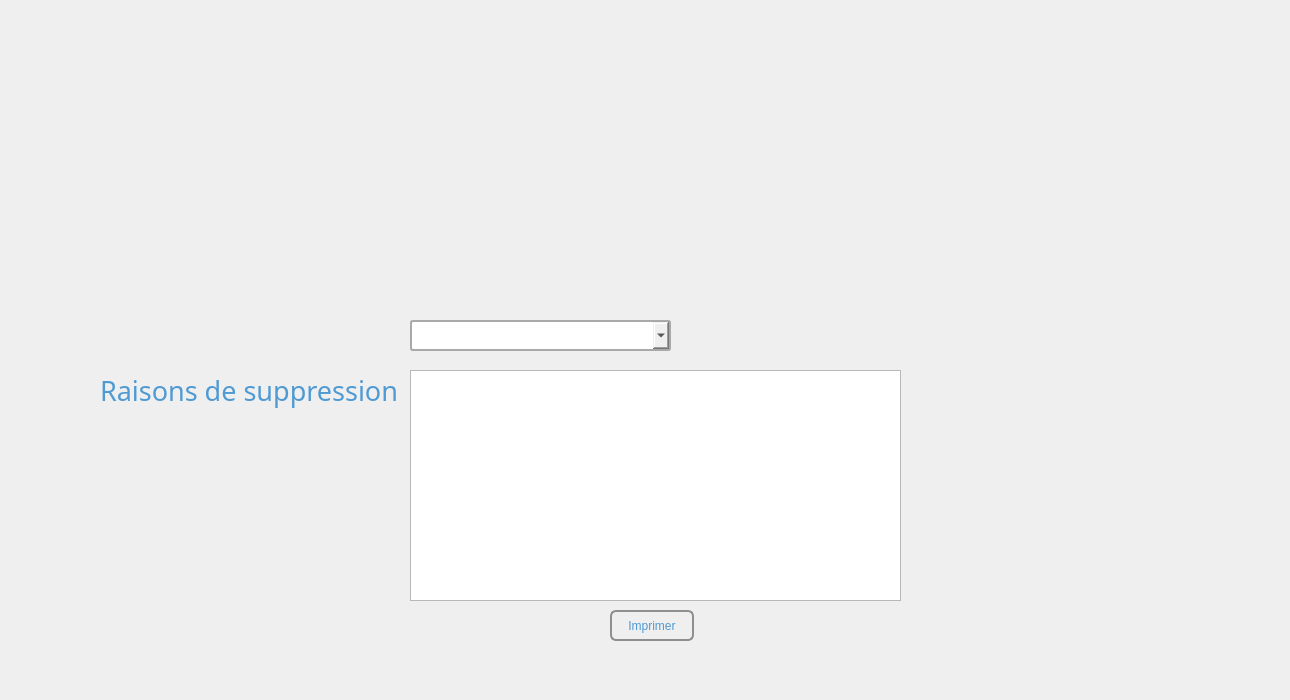
   <widget class="QWidget" name="tab_3">
    <attribute name="title">
     <string>Supprimer Personels</string>
    </attribute>
    <widget class="QWidget" name="widget_7" native="true">
     <property name="geometry">
      <rect>
       <x>0</x>
       <y>0</y>
       <width>1281</width>
       <height>691</height>
      </rect>
     </property>
     <property name="styleSheet">
      <string notr="true">QWidget#widget_7
{
	background-image: url(:/SuprimerPerso.png);
}</string>
     </property>
     <widget class="QWidget" name="widget_8" native="true">
      <property name="geometry">
       <rect>
        <x>1159</x>
        <y>80</y>
        <width>111</width>
        <height>41</height>
       </rect>
      </property>
      <widget class="QPushButton" name="pushButton_3">
       <property name="geometry">
        <rect>
         <x>0</x>
         <y>0</y>
         <width>111</width>
         <height>41</height>
        </rect>
       </property>
       <property name="styleSheet">
        <string notr="true">QPushButton{
border-style:solid;

background-color:#AARRGGBB ;
color:#fff;
border-radius:7px;
}</string>
       </property>
       <property name="text">
        <string/>
       </property>
      </widget>
     </widget>
     <widget class="QWidget" name="widget_9" native="true">
      <property name="geometry">
       <rect>
        <x>1140</x>
        <y>650</y>
        <width>121</width>
        <height>41</height>
       </rect>
      </property>
      <widget class="QPushButton" name="Delete">
       <property name="geometry">
        <rect>
         <x>4</x>
         <y>2</y>
         <width>121</width>
         <height>41</height>
        </rect>
       </property>
       <property name="styleSheet">
        <string notr="true">QPushButton{
border-style:solid;

background-color:#AARRGGBB ;
color:#fff;
border-radius:7px;
}</string>
       </property>
       <property name="text">
        <string/>
       </property>
      </widget>
     </widget>
     <widget class="QComboBox" name="comboBox_2">
      <property name="geometry">
       <rect>
        <x>410</x>
        <y>320</y>
        <width>261</width>
        <height>31</height>
       </rect>
      </property>
      <property name="styleSheet">
       <string notr="true">border-width:2px;
border-style:solid;
border-color:darkblue;

border-radius: 3px;
padding: 1px 18px 1px 3px;
min-width: 6em;

background: qlineargradient(x1: 0, y1: 0, x2: 0, y2: 1,
                       stop: 0 #D3D3D3, stop: 0.4 #D8D8D8,
                       stop: 0.5 #DDDDDD, stop: 1.0 #E1E1E1);


padding-top: 3px;
padding-left: 4px;

subcontrol-origin: padding;
subcontrol-position: top right;
width: 15px;

border-left-width: 1px;
border-left-color: darkgray;
border-left-style: solid; 
border-top-right-radius: 3px; 
border-bottom-right-radius: 3px;

top: 1px;
left: 1px;

border: 2px solid darkgray;
selection-background-color: lightgray;

</string>
      </property>
     </widget>
     <widget class="QTextEdit" name="textEdit">
      <property name="geometry">
       <rect>
        <x>410</x>
        <y>370</y>
        <width>491</width>
        <height>231</height>
       </rect>
      </property>
     </widget>
     <widget class="QLabel" name="label_2">
      <property name="geometry">
       <rect>
        <x>100</x>
        <y>350</y>
        <width>301</width>
        <height>81</height>
       </rect>
      </property>
      <property name="font">
       <font>
        <family>Agency FB</family>
        <pointsize>20</pointsize>
        <weight>50</weight>
        <bold>false</bold>
       </font>
      </property>
      <property name="styleSheet">
       <string notr="true">QLabel#label_2 
{

	color: rgb(79, 154, 211);
}</string>
      </property>
      <property name="text">
       <string>Raisons de suppression : </string>
      </property>
     </widget>
     <widget class="QPushButton" name="pushButton_7">
      <property name="geometry">
       <rect>
        <x>610</x>
        <y>610</y>
        <width>84</width>
        <height>31</height>
       </rect>
      </property>
      <property name="styleSheet">
       <string notr="true">QPushButton{
border-style:solid;

background-color:#AARRGGBB ;
color:rgb(79, 154, 211);
border-radius:7px;
}
QPushButton {
    border: 2px solid #8f8f91;
    border-radius: 6px;
    background-color: qlineargradient(x1: 0, y1: 0, x2: 0, y2: 1,
                                      stop: 0 #f6f7fa, stop: 1 #dadbde);
    min-width: 80px;
}
QPushButton:pressed {
    background-color: qlineargradient(x1: 0, y1: 0, x2: 0, y2: 1,
                                      stop: 0 #dadbde, stop: 1 #f6f7fa);
}

QPushButton:flat {
    border: none; /* no border for a flat push button */
}

QPushButton:default {
    border-color: navy; /* make the default button prominent */
}
QPushButton:open { /* when the button has its menu open */
    background-color: qlineargradient(x1: 0, y1: 0, x2: 0, y2: 1,
                                      stop: 0 #dadbde, stop: 1 #f6f7fa);
}

QPushButton::menu-indicator {
    image: url(menu_indicator.png);
    subcontrol-origin: padding;
    subcontrol-position: bottom right;
}

QPushButton::menu-indicator:pressed, QPushButton::menu-indicator:open {
    position: relative;
    top: 2px; left: 2px; /* shift the arrow by 2 px */
}</string>
      </property>
      <property name="text">
       <string>Imprimer</string>
      </property>
     </widget>
    </widget>
   </widget>
